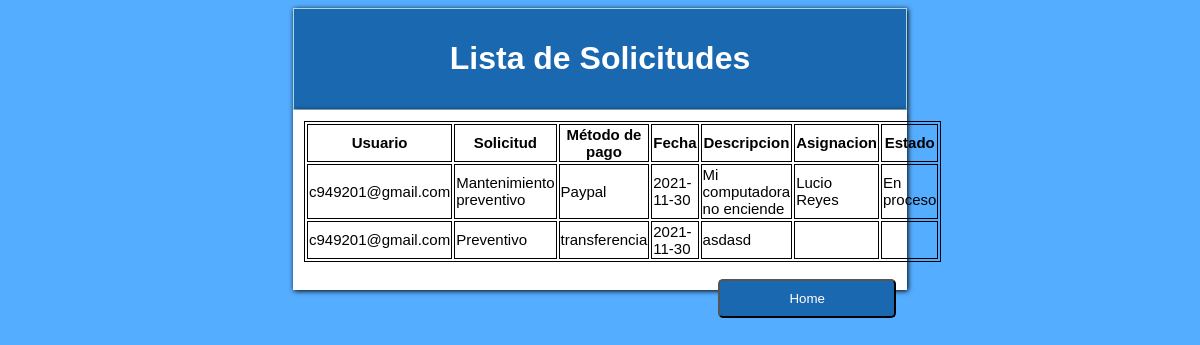
/estado_solicitud_cliente.php (signed in), run on the app's committed database.
### tables this page shows
CREATE TABLE `solicitud_cliente` (
  `id` int(4) NOT NULL,
  `usuario` varchar(30) DEFAULT NULL,
  `entrega` varchar(40) NOT NULL,
  `solicitud` varchar(80) DEFAULT NULL,
  `metodopago` varchar(40) NOT NULL,
  `fecha` date DEFAULT NULL,
  `descripcion` varchar(50) DEFAULT NULL,
  `asignacion` varchar(20) NOT NULL,
  `estado` varchar(20) NOT NULL,
  `prueba` varchar(10) DEFAULT NULL
);

### estado_solicitud_cliente.php (the view, shortened to what this page needs)
<?php
include_once "base_de_datos.php";
$sentencia = $base_de_datos->query("SELECT * FROM solicitud_cliente;");
$solicitudes = $sentencia->fetchALL(PDO::FETCH_OBJ);
?>
<!DOCTYPE html>
<html lang="es">
<head>
</head>
<body style="background-color:#55adff;">
     <div style="width: 50%; margin: 0 auto; border:1px solid lightblue; background-color:#1a68b0; font-family: Arial;padding: 10px;
    box-shadow: 1px 1px 5px #000;color:white;">
    <h1 class="center">Lista de Solicitudes</h1>
    </div>
    <div style="width: 50%; height:auto; margin: 0 auto; border:1px solid white;background-color:white;font-family: Arial;padding: 10px;
    box-shadow: 1px 1px 5px #000;font-size:15px;">
  <table >
    <thead>
     <tr>
     <th>Usuario</th>
     <th>Solicitud</th>
     <th>Método de pago</th>
     <th>Fecha</th>
     <th>Descripcion</th>
     <th>Asignacion</th>
     <th>Estado</th>
     </tr>
    </thead>
    <tbody>
<?php foreach($solicitudes as $solicitud){ ?>
        <tr>
        <td><?php echo $solicitud->usuario ?></td>
        <td><?php echo $solicitud->solicitud?></td>
        <td><?php echo $solicitud->metodopago?></td>
        <td><?php echo $solicitud->fecha ?></td>
        <td><?php echo $solicitud->descripcion ?></td>
        <td><?php echo $solicitud->asignacion ?></td>
        <td><?php echo $solicitud->estado ?></td>
        </tr>
        <?php } ?>
    </tbody>
  </table>
        <br>
        <form action="menu_cliente.php">
  <input type="submit" value="Home" style=" border-radius: 5px; padding: 10px 30px; width:30%;background-color:#1a68b0;color: white;float:right;"/>
        </form>
    </div>
</body>
</html>

### estado_solicitud_cliente.php (style rules this page uses)
table,th,td { border: 1px solid black; }
.center { text-align: center; }

### data on the page
solicitud_cliente: usuario "c949201@gmail.com", solicitud "Mantenimiento preventivo", metodopago "Paypal", fecha "2021-11-30", descripcion "Mi computadora no enciende", asignacion "Lucio Reyes", estado "En proceso"
solicitud_cliente: usuario "c949201@gmail.com", solicitud "Preventivo", metodopago "transferencia", fecha "2021-11-30", descripcion "asdasd"
